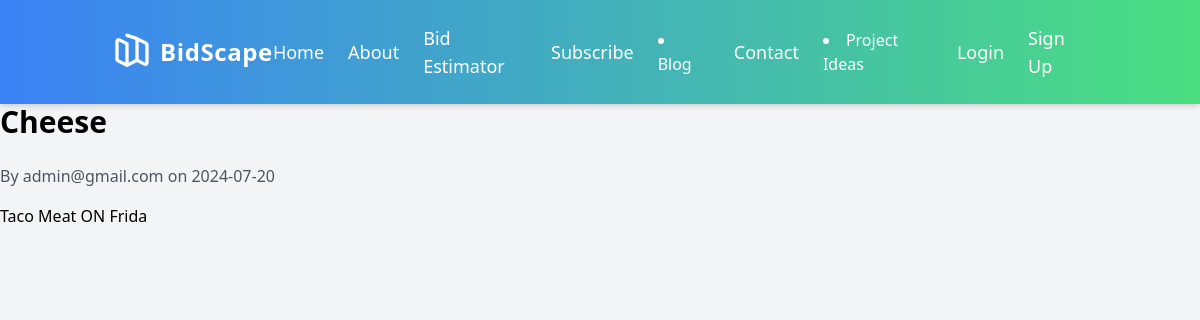
The page /blog/1 on the database its author committed.
### app/models.py (models this page shows, shortened)
class BlogPost(db.Model):
    id = db.Column(db.Integer, primary_key=True)
    title = db.Column(db.String(100), nullable=False)
    content = db.Column(db.Text, nullable=False)
    author_id = db.Column(db.Integer, db.ForeignKey('user.id'), nullable=False)
    created_at = db.Column(db.DateTime, nullable=False, default=datetime.utcnow)
    updated_at = db.Column(db.DateTime, nullable=False, default=datetime.utcnow, onupdate=datetime.utcnow)
    author = db.relationship('User', backref=db.backref('blog_posts', lazy=True))

class User(UserMixin, db.Model):
    id = db.Column(db.Integer, primary_key=True)
    email = db.Column(db.String(120), unique=True, nullable=False)
    company_name = db.Column(db.String(120), nullable=True)
    password_hash = db.Column(db.String(128))
    logo = db.Column(db.LargeBinary, nullable=True)
    logo_mimetype = db.Column(db.String(64), nullable=True)
    website = db.Column(db.String(120), nullable=True)
    business_email = db.Column(db.String(120), nullable=True)
    phone_number = db.Column(db.String(20), nullable=True)
    is_admin = db.Column(db.Boolean, default=False)

### app/routes.py (the view)
@bp.route('/blog/<int:post_id>')
def blog_post(post_id):
    post = BlogPost.query.get_or_404(post_id)
    return render_template('blog/post.html', post=post)

### app/templates/blog/post.html (shortened to what this page needs)
{% extends "base.html" %}
{% block content %}
<h1 class="text-3xl font-bold mb-6">{{ post.title }}</h1>
<p class="text-gray-600 mb-4">By {{ post.author.email }} on {{ post.created_at.strftime('%Y-%m-%d') }}</p>
<div class="mb-6">
    {{ post.content }}
</div>
{% endblock %}

### rows shown on the page
BlogPost: title "Cheese", created_at "2024-07-20", content "Taco Meat ON Frida"
User: author.email "admin@gmail.com"
